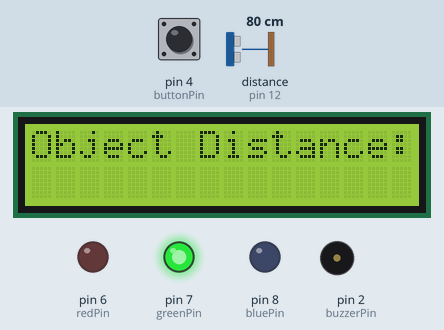
Simulated run of this sketch. Board: Arduino Uno, built with avr-gcc and run on an emulated ATmega328P. Parts: 16×2 character LCD, output pins drawn as LEDs (lit = HIGH), buzzer (waves = sounding). Wiring (inferred from the names in the program): ultrasonic range finder: trigger pin 13; echo pin 12. Inputs (shaded band) come from the test bench; at power-on: distance to the obstacle (sensor on pin 12) 80 cm, pin 4 (buttonPin) LOW. The echo pulse lasts 58.3 µs per cm; pins used as bus, display or sensor lines are not drawn; what the sketch prints to the serial monitor is not drawn.

Above: at 1.2 s.
1.3 s: distance to the obstacle (sensor on pin 12) set to 22 cm
2.8 s: distance to the obstacle (sensor on pin 12) set to 19 cm
At 3.57 s:
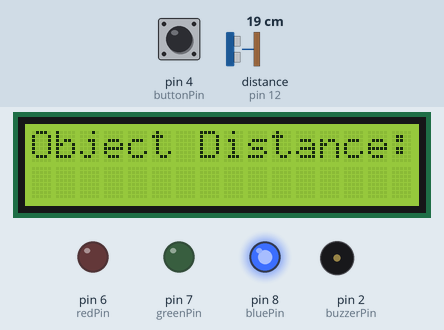
7.4 s: distance to the obstacle (sensor on pin 12) set to 12 cm
8.9 s: distance to the obstacle (sensor on pin 12) set to 9 cm
At 9.9 s:
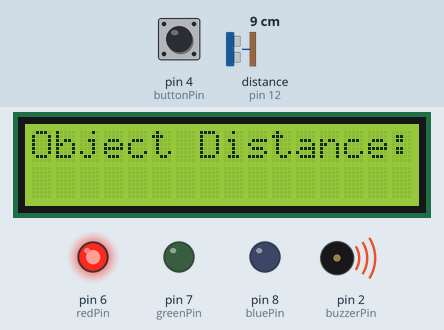
10.5 s: distance to the obstacle (sensor on pin 12) set to 250 cm
At 11.4 s:
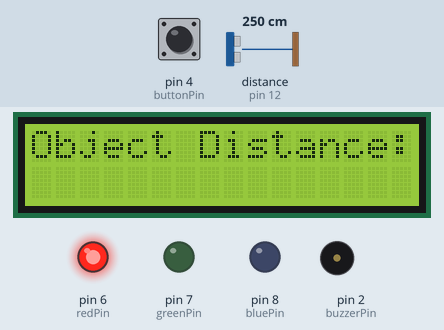
Timing chart, 0 to 13.5 s (numbered marks = the images above; inputs shaded):
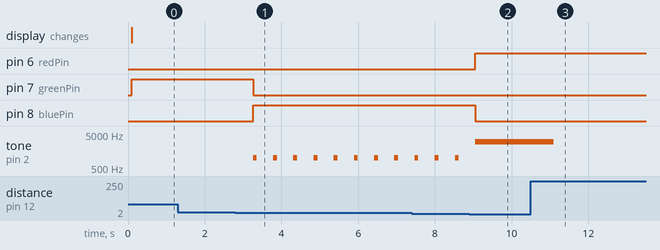

The sketch:

Proximity_alarm.ino
```cpp
#include <LiquidCrystal_I2C.h>

#define trigPin 13
#define echoPin 12
#define redPin   6
#define greenPin 7
#define bluePin  8

LiquidCrystal_I2C lcd(0x27,16,2);

int buttonPin = 4;
int buzzerPin = 2;
int unit = 0; // 0 means cm, 1 means inch
float unitTransform = 2.54;

void dangerAlarm(){
  digitalWrite(greenPin, LOW);
  digitalWrite(bluePin, LOW);
  digitalWrite(redPin, HIGH);
  tone(buzzerPin, 3000, 1000);
}

void attentionAlarm(){
  digitalWrite(redPin, LOW);
  digitalWrite(greenPin, LOW);
  digitalWrite(bluePin, HIGH);
  tone(buzzerPin, 1000, 100);
}

void safeAlarm(){
  digitalWrite(greenPin, HIGH);
  digitalWrite(bluePin, LOW);
  digitalWrite(redPin, LOW);
  noTone(buzzerPin);
}

void setup() {
  lcd.init();
  lcd.backlight();
  Serial.begin (9600);
  pinMode(trigPin, OUTPUT);
  pinMode(echoPin, INPUT);
  pinMode(buttonPin, INPUT);
  pinMode(buzzerPin, OUTPUT);
  pinMode(redPin, OUTPUT);
  pinMode(greenPin, OUTPUT);
  pinMode(bluePin, OUTPUT);
}

void loop() {
  lcd.setCursor(0, 0);
  long duration, distance;
  digitalWrite(trigPin, LOW);
  delayMicroseconds(2);
  digitalWrite(trigPin, HIGH);
  delayMicroseconds(10);
  digitalWrite(trigPin, LOW);
  duration = pulseIn(echoPin, HIGH);
  distance = (duration/2) / 29.1;


  int button_state = digitalRead(buttonPin);
  if (button_state == HIGH){
    unit = (unit + 1) % 2;
  }

  if (distance >= 200 || distance <= 0){
    Serial.println("Out of range");
  }
  else {

    lcd.print("Object Distance:");
    if (unit == 0){
      lcd.print(distance);
      lcd.print("cm      ");
      if (distance < 10){
        dangerAlarm();
      }
      else if (distance < 20){
        attentionAlarm();
      }
      else{
        safeAlarm();
      }
    }
    else if (unit == 1){
      distance /= unitTransform;
      lcd.print(distance);
      lcd.print("inch      ");
      if (distance < (10 / unitTransform)){
        dangerAlarm();
      }
      else if (distance < (20 / unitTransform)){
        attentionAlarm();
      }
      else{
        safeAlarm();
      }
    }
  }
  delay(500);
}
```

Measured:
- the behaviour switches between 21 and 20 cm on distance to the obstacle (sensor on pin 12) (found by bisection; images 0 and 1)
- the behaviour switches between 11 and 10 cm on distance to the obstacle (sensor on pin 12) (found by bisection; images 1 and 2)
- after the input at 1.3 s, every drawn part: stays the same
- after the input at 2.8 s, pin 7 (greenPin): HIGH → LOW after 0.46 s; pin 8 (bluePin): LOW → HIGH after 0.46 s; tone on pin 2 (buzzerPin): alternates 1000 Hz for 0.10 s and silent for 0.43 s, starting after 0.46 s
- after the input at 8.9 s, pin 6 (redPin): LOW → HIGH after 0.15 s; pin 8 (bluePin): HIGH → LOW after 0.15 s
- after the input at 10.5 s, tone on pin 2 (buzzerPin): 3000 Hz → silent after 0.60 s
